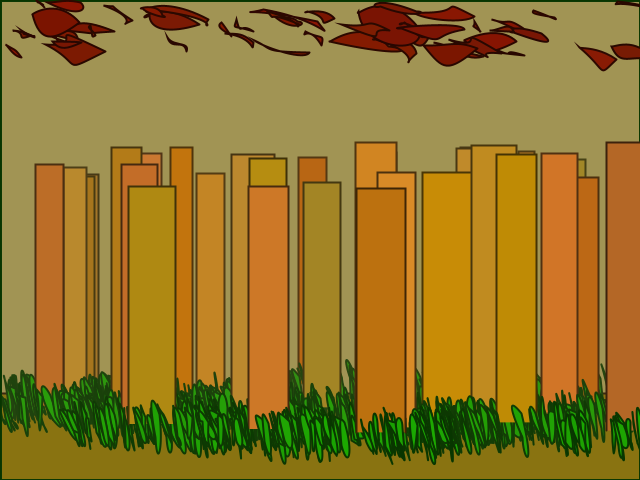
Frame 1 (no input)
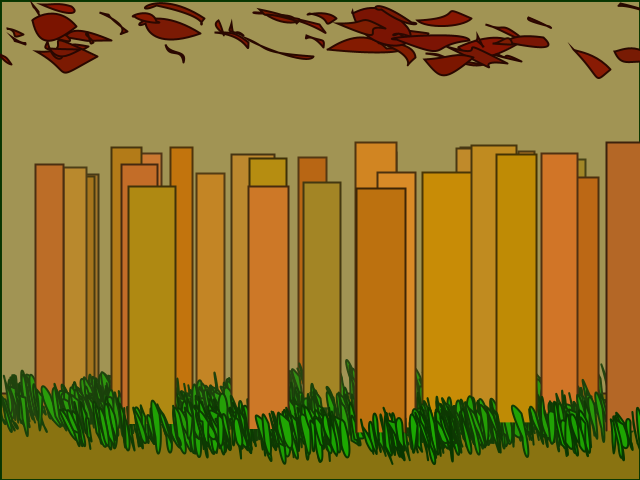
Frame 60 (the mouse pressed at the canvas centre just before this capture)
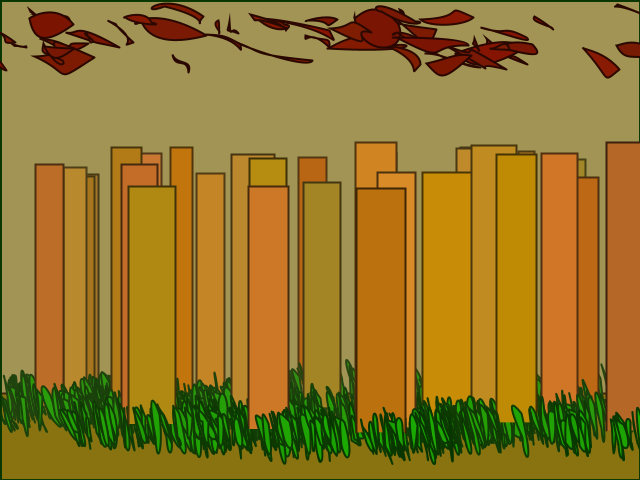
Frame 120 (the mouse held since frame 60 and released just before this capture)

The Processing sketch that drew these frames (run headless with seeded random() and noise(); from frame 60 on, the mouse is pressed at the canvas centre):

// Processing sketch: forest
// ── forest.pde
class pt {
  float x;
  float y; 
  
  pt()
  {
    
  }
  
  pt(float x, float y)
  {
    this.x = x;
    this.y = y;  
  }
  
  void update(float t, float offset)
  {
    y += 0.1;
    
    x += 0.8*(noise(x/100.0 + offset, y/100.0 + offset, t) - 0.5);
    y += 0.8*(noise(x/100.0 + offset + 1000, y/100.0 + offset + 1000, t) - 0.5);
  }
 
};

class leaf 
{

  pt pt1;
  pt pt2;
  
  pt ptc1, ptc2, ptc3, ptc4;
  
  float offset;
  float r,g,b;


  leaf(float new_offset, pt pt1, pt pt2, float r, float g, float b) 
  {    
    offset = new_offset;
    this.r = r;
    this.g = g;
    this.b = b;
    
    this.pt1 = pt1;
    this.pt2 = pt2;
    ptc1 = new pt();
    ptc2 = new pt();
    ptc3 = new pt();
    ptc4 = new pt();
    
    float wd = abs(pt1.x - pt2.x);
    float ht = abs(pt1.y - pt2.y);
    
    float ln = sqrt(wd*wd + ht*ht);
    
  
    ptc1.x = pt1.x + random(wd + ln/2);
    ptc1.y = pt1.y + random(ht + ln/2);
    
    ptc2.x = pt1.x + random(wd+ ln/2);
    ptc2.y = pt1.y + random(ht+ ln/2);
    
    ptc3.x = pt2.x - random(wd + ln/2);
    ptc3.y = pt2.y - random(ht);
    
    ptc4.x = pt2.x - random(wd+ ln/2);
    ptc4.y = pt2.y - random(ht+ ln/2);
  }
  
  void update(float t) 
  {
    pt1.update(t, offset );
    pt2.update(t, offset );
    ptc1.update(t, offset );
    ptc2.update(t, offset );
    ptc3.update(t, offset );
    ptc4.update(t, offset );
  }
  
  void draw()
  {
    stroke(r/3,g/3,b/3);
    fill(r,g,b);
    beginShape();
    vertex(pt2.x, pt2.y);
    bezierVertex(ptc1.x, ptc1.y, ptc2.x, ptc2.y, pt1.x, pt1.y);
    bezierVertex(ptc3.x, ptc3.y, ptc4.x, ptc4.y, pt2.x, pt2.y);
    endShape(); 
  }
}


class tree {
  
  pt base;
  float r,g,b;
  float wd;
  float ht;
  
  leaf grass[] = new leaf[35];
  
  tree(pt base, float wd, float ht) 
  {
     this.base = base; 
        
     r = 255*(random(0.2) + 0.7);
     g = 255*(random(0.2) + 0.4);
     b = 255*random(0.2);
     
     this.wd = wd;
     this.ht = ht;

     for (int i = 0; i < grass.length; i++) {
       pt pt1 = new pt(base.x + random(-70, 70), base.y + 10 + random(5));
       pt pt2 = new pt(pt1.x  + random(-5, 5),   base.y -  5 - random(5));
       grass[i] = new leaf( random(2000), pt1, pt2, 25 + random(5), 160 + random(10), 1 ); 
     }
   }
  
  void draw()
  {
    stroke(r/3, g/3, b/3);
    fill(r, g, b);
    
    beginShape();
    vertex(base.x - wd/2, base.y);
    vertex(base.x - wd/2, base.y - ht);
    vertex(base.x + wd/2, base.y - ht);
    vertex(base.x + wd/2, base.y);    
    endShape(); 
    
    for (int i = 0; i < grass.length; i++) {    
      grass[i].draw();
    }
  }
}

tree trees[] = new tree[30];

leaf lf[] = new leaf[50];

void setup() {
  size(640, 480); 
  background(20,40,5); 
  stroke(34, 10, 0);
  strokeWeight(2);
  frameRate(10);

  //smooth(); 
  
  for (int i = 0; i < lf.length; i++) {
    
    pt pt1 = new pt();
    pt1.x = random(width);
    pt1.y = random(height/10);

    pt pt2 = new pt();
    pt2.x = pt1.x + random(width/10);
    pt2.y = pt1.y + random(height/30);
    lf[i] = new leaf(i*0.1, pt1, pt2, 120 + random(20), 20 + random(10), random(5));
  }
  
  for (int i = 0; i < trees.length; i++) {
    trees[i] = new tree(new pt(random(width), height*0.8 + (float)i/trees.length*50),
                        10 + random(20) + i, random(30 + i) + 210 + i
                          );
  }

}

float t = 0;

void draw() { 
  background(190, 170, 100);
  fill(155,125,0);
  rect(0, height*0.82, width, height);
  
  for (int i = 0; i < trees.length; i++) {
    trees[i].draw();
    
    if (i % (int)(trees.length/10) == 0) {
       fill(90, 110, 60, 10);
       rect(0, 0, width, height);
    }
  }
  
   for (int i = 0; i < lf.length; i++) {
    lf[i].update(t);
    lf[i].draw();
   }

t += 0.01;

}
